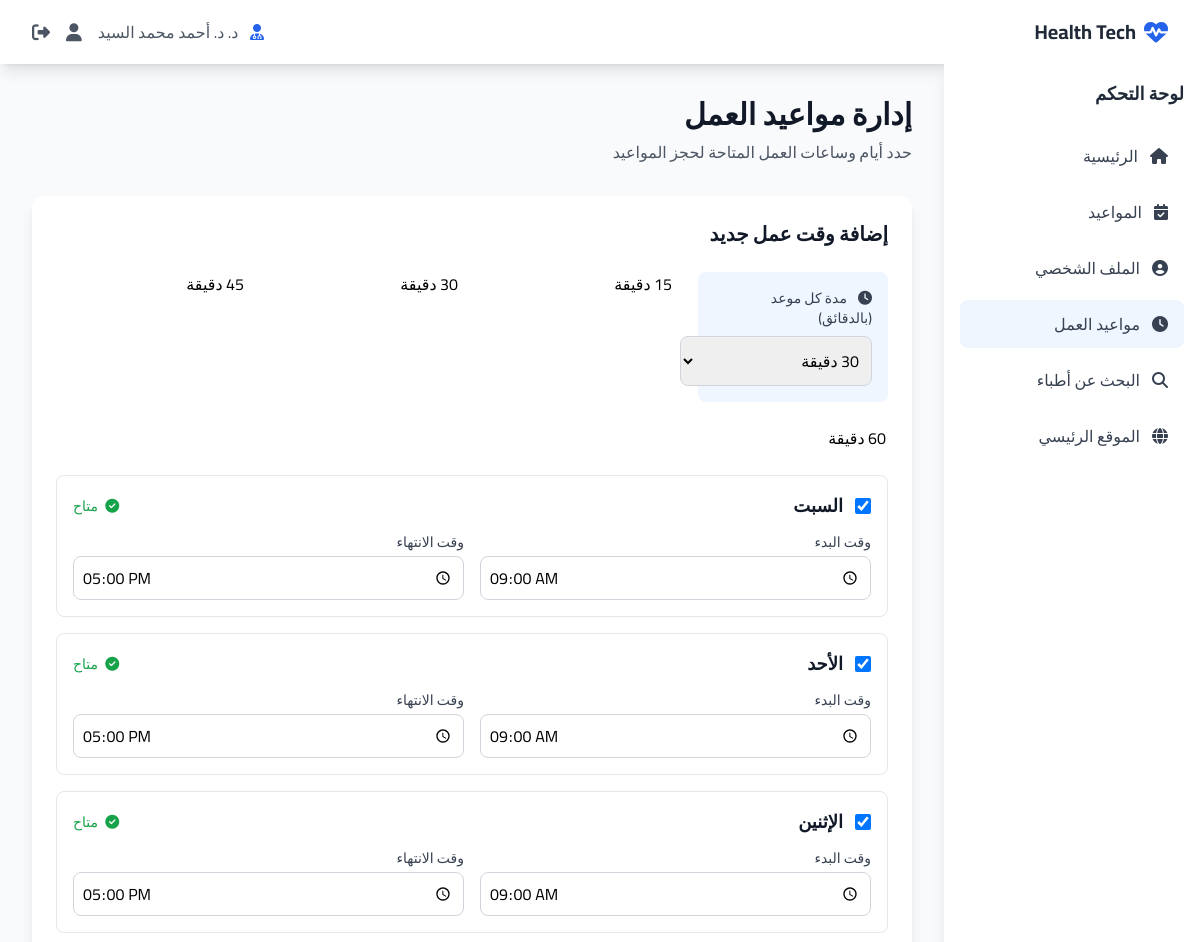
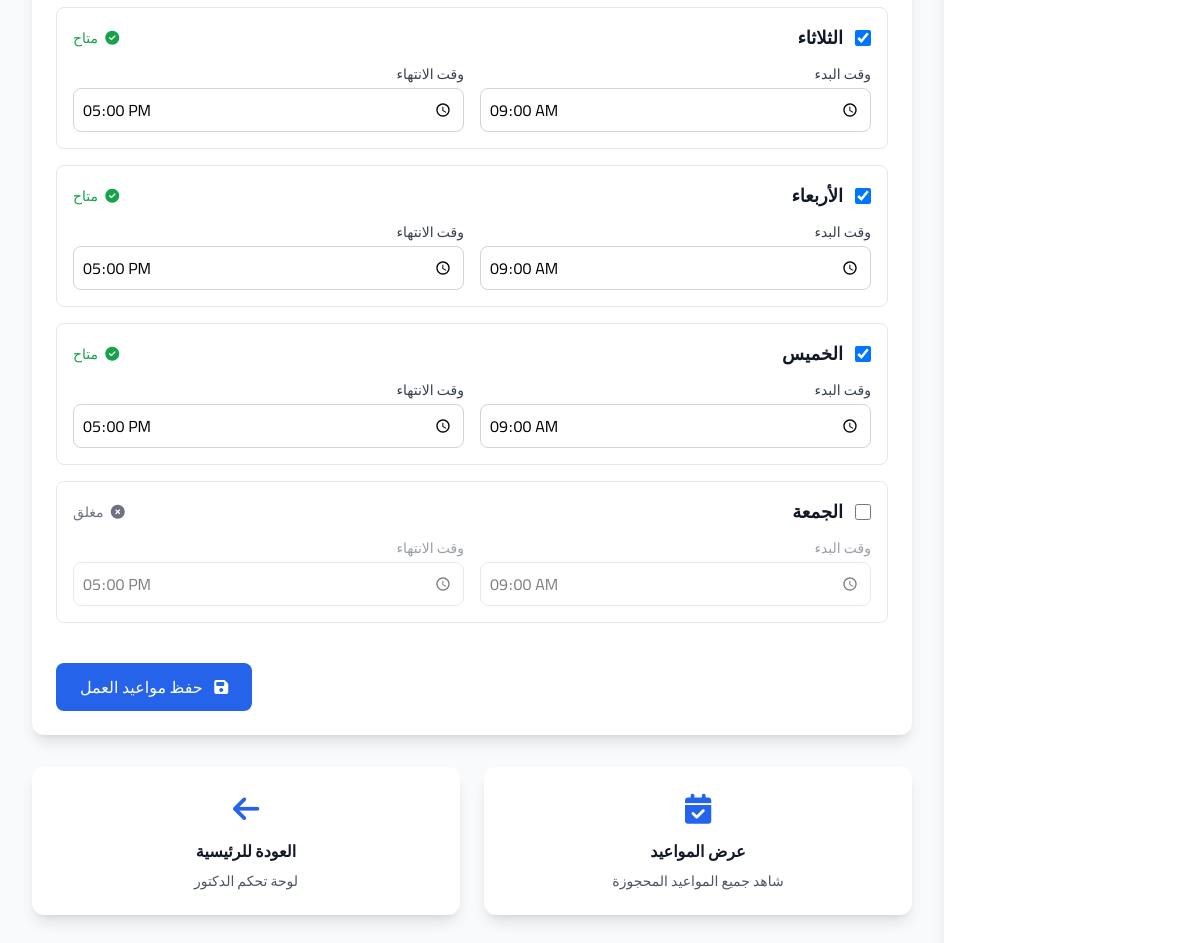
/doctor/availability.php (signed in), run on the app's committed database (2 pictures, top to bottom).
### tables this page shows
CREATE TABLE `doctor_availability` (
  `id` int(11) NOT NULL,
  `doctor_id` int(11) NOT NULL,
  `day_of_week` varchar(20) NOT NULL,
  `start_time` time NOT NULL,
  `end_time` time NOT NULL,
  `slot_duration` int(11) NOT NULL DEFAULT 30,
  `is_active` tinyint(1) DEFAULT 1,
  `created_at` timestamp NOT NULL DEFAULT current_timestamp(),
  `updated_at` timestamp NOT NULL DEFAULT current_timestamp() ON UPDATE current_timestamp()
);

### doctor/availability.php (the view, shortened to what this page needs)
<?php
$db = new Database();
$conn = $db->getConnection();
$doctor_id = $_SESSION['user_id'];
$doctor_name = $_SESSION['user_name'] ?? 'Doctor';
try {
    $conn->query("SELECT 1 FROM doctor_availability LIMIT 1");
    $table_exists = true;
} catch (PDOException $e) {
    $table_exists = false;
    $error = "جدول مواعيد العمل غير موجود. يرجى إنشاء الجدول أولاً.";
}
$availability_map = [];
if ($table_exists) {
    try {
        $stmt = $conn->prepare("SELECT * FROM doctor_availability WHERE doctor_id = ?");
        $stmt->execute([$doctor_id]);
        $availability = $stmt->fetchAll(PDO::FETCH_ASSOC);
        foreach ($availability as $avail) {
            $availability_map[$avail['day_of_week']] = $avail;
        }
    } catch (PDOException $e) {
        $availability_map = [];
    }
}
$default_slot_duration = 30;
if (!empty($availability)) {
    $default_slot_duration = $availability[0]['slot_duration'] ?? 30;
}
$days_arabic = [
    'saturday' => 'السبت',
    'sunday' => 'الأحد',
    'monday' => 'الإثنين',
    'tuesday' => 'الثلاثاء',
    'wednesday' => 'الأربعاء',
    'thursday' => 'الخميس',
    'friday' => 'الجمعة'
];
?>
<!DOCTYPE html>
<html lang="ar" dir="rtl">
<head>
    <script src="https://cdn.tailwindcss.com"></script>
    <link rel="stylesheet" href="https://cdnjs.cloudflare.com/ajax/libs/font-awesome/6.4.0/css/all.min.css">
</head>
<body class="bg-gray-50">
    <nav class="bg-white shadow-lg sticky top-0 z-50">
        <div class="max-w-7xl mx-auto px-4 sm:px-6 lg:px-8">
            <div class="flex justify-between h-16">
                <div class="flex items-center">
                    <a href="../index.php" class="flex items-center">
                        <i class="fas fa-heartbeat text-blue-600 text-2xl ml-2"></i>
                        <span class="text-xl font-bold text-gray-800">Health Tech</span>
                    </a>
                </div>
                <div class="flex items-center space-x-4 space-x-reverse">
                    <span class="text-gray-600">
                        <i class="fas fa-user-md text-blue-600 ml-2"></i>
                        د. <?php echo htmlspecialchars($doctor_name); ?>
                    </span>
                    <a href="../profile.php" class="text-gray-600 hover:text-blue-600 transition-colors">
                        <i class="fas fa-user text-lg"></i>
                    </a>
                    <a href="../logout.php" class="text-gray-600 hover:text-red-600 transition-colors">
                        <i class="fas fa-sign-out-alt text-lg"></i>
                    </a>
                </div>
            </div>
        </div>
    </nav>
    <div class="flex">
        <aside id="doctorSidebar" class="fixed inset-y-0 right-0 w-72 bg-white shadow-xl transform translate-x-full transition-transform duration-300 ease-in-out z-50 md:static md:translate-x-0 md:w-64 md:shadow-lg min-h-screen">
            <div class="p-4">
                <h3 class="text-lg font-bold text-gray-800 mb-6">لوحة التحكم</h3>
                <nav class="space-y-2">
                    <a href="index.php" class="flex items-center px-4 py-3 text-gray-700 rounded-lg hover:bg-gray-100 transition-colors">
                        <i class="fas fa-home ml-3"></i>
                        الرئيسية
                    </a>
                    <a href="appointments.php" class="flex items-center px-4 py-3 text-gray-700 rounded-lg hover:bg-gray-100 transition-colors">
                        <i class="fas fa-calendar-check ml-3"></i>
                        المواعيد
                    </a>
                    <a href="profile.php" class="flex items-center px-4 py-3 text-gray-700 rounded-lg hover:bg-gray-100 transition-colors">
                        <i class="fas fa-user-circle ml-3"></i>
                        الملف الشخصي
                    </a>
                    <a href="availability.php" class="flex items-center px-4 py-3 text-gray-700 bg-blue-50 rounded-lg hover:bg-blue-100 transition-colors">
                        <i class="fas fa-clock ml-3"></i>
                        مواعيد العمل
                    </a>
                    <a href="../search.php" class="flex items-center px-4 py-3 text-gray-700 rounded-lg hover:bg-gray-100 transition-colors">
                        <i class="fas fa-search ml-3"></i>
                        البحث عن أطباء
                    </a>
                    <a href="../index.php" class="flex items-center px-4 py-3 text-gray-700 rounded-lg hover:bg-gray-100 transition-colors">
                        <i class="fas fa-globe ml-3"></i>
                        الموقع الرئيسي
                    </a>
                </nav>
            </div>
        </aside>
        <main class="flex-1 p-4 sm:p-6 lg:p-8">
            <div class="mb-8">
                <h1 class="text-3xl font-bold text-gray-900">إدارة مواعيد العمل</h1>
                <p class="text-gray-600 mt-2">حدد أيام وساعات العمل المتاحة لحجز المواعيد</p>
            </div>
            <?php if (!$table_exists): ?>
                <div class="bg-yellow-50 border border-yellow-200 rounded-xl p-6 mb-8">
                    <h3 class="text-lg font-semibold text-yellow-900 mb-3">
                        <i class="fas fa-database ml-2"></i>
                        إعداد جدول مواعيد العمل
                    </h3>
                    <p class="text-yellow-800 mb-4">جدول مواعيد العمل غير موجود في قاعدة البيانات. يرجى إنشاؤه أولاً.</p>
                    <div class="flex flex-col sm:flex-row gap-3">
                        <a href="/App-Demo/create_availability_table.php" class="inline-flex items-center px-4 py-2 bg-yellow-600 text-white rounded-lg hover:bg-yellow-700 transition-colors">
                            <i class="fas fa-cog ml-2"></i>
                            إنشاء جدول مواعيد العمل
                        </a>
                        <a href="/App-Demo/SQL/doctor_availability.sql" class="inline-flex items-center px-4 py-2 bg-gray-600 text-white rounded-lg hover:bg-gray-700 transition-colors">
                            <i class="fas fa-download ml-2"></i>
                            تحميل ملف SQL
                        </a>
                    </div>
                </div>
            <?php else: ?>
                <div class="bg-white rounded-xl shadow-lg p-4 sm:p-6 mb-8">
                    <h2 class="text-xl font-bold text-gray-900 mb-6">إضافة وقت عمل جديد</h2>
                    <form method="POST" action="" class="space-y-6">
                        <div class="grid grid-cols-1 sm:grid-cols-2 lg:grid-cols-4 gap-4 sm:gap-6">
                            <div class="bg-blue-50 p-4 rounded-lg">
                                <label class="block text-sm font-medium text-gray-700 mb-2">
                                    <i class="fas fa-clock ml-2"></i>
                                    مدة كل موعد (بالدقائق)
                                </label>
                                <select name="slot_duration" class="w-full md:w-48 p-2 border border-gray-300 rounded-lg focus:ring-2 focus:ring-blue-500">
                                    <option value="30" <?php echo $default_slot_duration == 30 ? 'selected' : ''; ?>>30 دقيقة</option>
                                </select>
                            </div>
                                <option value="15" <?php echo $default_slot_duration == 15 ? 'selected' : ''; ?>>15 دقيقة</option>
                                <option value="30" <?php echo $default_slot_duration == 30 ? 'selected' : ''; ?>>30 دقيقة</option>
                                <option value="45" <?php echo $default_slot_duration == 45 ? 'selected' : ''; ?>>45 دقيقة</option>
                                <option value="60" <?php echo $default_slot_duration == 60 ? 'selected' : ''; ?>>60 دقيقة</option>
                        </div>
                        <div class="space-y-4">
                            <?php foreach ($days_arabic as $day_en => $day_ar): ?>
                                <?php
                                $avail = $availability_map[$day_en] ?? null;
                                $is_enabled = $avail ? true : false;
                                $start_time = $avail['start_time'] ?? '09:00';
                                $end_time = $avail['end_time'] ?? '17:00';
                                ?>
                                <div class="border border-gray-200 rounded-lg p-4 hover:bg-gray-50 transition-colors">
                                    <div class="flex items-center justify-between mb-3">
                                        <div class="flex items-center">
                                            <input type="checkbox"
                                                name="<?php echo $day_en; ?>_enabled"
                                                id="<?php echo $day_en; ?>_enabled"
                                                <?php echo $is_enabled ? 'checked' : ''; ?>
                                                class="w-4 h-4 text-blue-600 border-gray-300 rounded focus:ring-blue-500"
                                                onchange="toggleDay('<?php echo $day_en; ?>')">
                                            <label for="<?php echo $day_en; ?>_enabled" class="mr-3 text-lg font-semibold text-gray-900">
                                                <?php echo $day_ar; ?>
                                            </label>
                                        </div>
                                        <?php if ($is_enabled): ?>
                                            <span class="text-sm text-green-600 font-medium">
                                                <i class="fas fa-check-circle ml-1"></i>
                                                متاح
                                            </span>
                                        <?php else: ?>
                                            <span class="text-sm text-gray-500 font-medium">
                                                <i class="fas fa-times-circle ml-1"></i>
                                                مغلق
                                            </span>
                                        <?php endif; ?>
                                    </div>
                                    <div id="<?php echo $day_en; ?>_times" class="grid grid-cols-1 sm:grid-cols-2 gap-4 <?php echo $is_enabled ? '' : 'opacity-50 pointer-events-none'; ?>">
                                        <div>
                                            <label class="block text-sm font-medium text-gray-700 mb-1">وقت البدء</label>
                                            <input type="time"
                                                name="<?php echo $day_en; ?>_start"
                                                value="<?php echo $start_time; ?>"
                                                class="w-full p-2 border border-gray-300 rounded-lg focus:ring-2 focus:ring-blue-500">
                                        </div>
                                        <div>
                                            <label class="block text-sm font-medium text-gray-700 mb-1">وقت الانتهاء</label>
                                            <input type="time"
                                                name="<?php echo $day_en; ?>_end"
                                                value="<?php echo $end_time; ?>"
                                                class="w-full p-2 border border-gray-300 rounded-lg focus:ring-2 focus:ring-blue-500">
                                        </div>
                                    </div>
                                </div>
                            <?php endforeach; ?>
                        </div>
                        <div class="flex justify-end pt-4">
                            <button type="submit" name="update_availability"
                                class="px-6 py-3 bg-blue-600 text-white font-medium rounded-lg hover:bg-blue-700 transition-colors">
                                <i class="fas fa-save ml-2"></i>
                                حفظ مواعيد العمل
                            </button>
                        </div>
                    </form>
                </div>
            <?php endif; ?>
            <div class="grid grid-cols-1 sm:grid-cols-2 gap-4 sm:gap-6 mt-6 sm:mt-8">
                <a href="/App-Demo/doctor/appointments.php" class="bg-white rounded-xl shadow-lg p-3 sm:p-6 hover:shadow-xl transition-shadow text-center">
                    <i class="fas fa-calendar-check text-blue-600 text-2xl sm:text-3xl mb-2 sm:mb-3"></i>
                    <h3 class="font-semibold text-gray-900 text-sm sm:text-base">عرض المواعيد</h3>
                    <p class="text-gray-600 text-xs sm:text-sm mt-1 sm:mt-2">شاهد جميع المواعيد المحجوزة</p>
                </a>
                <a href="/App-Demo/doctor/index.php" class="bg-white rounded-xl shadow-lg p-3 sm:p-6 hover:shadow-xl transition-shadow text-center">
                    <i class="fas fa-arrow-left text-blue-600 text-2xl sm:text-3xl mb-2 sm:mb-3"></i>
                    <h3 class="font-semibold text-gray-900 text-sm sm:text-base">العودة للرئيسية</h3>
                    <p class="text-gray-600 text-xs sm:text-sm mt-1 sm:mt-2">لوحة تحكم الدكتور</p>
                </a>
            </div>
        </main>
    </div>
    </body>
</html>

### doctor/availability.php (style rules this page uses)
body { font-family: 'Cairo', sans-serif; }

### data on the page
doctor_availability: slot_duration "30 دقيقة", start_time "09:00:00", end_time "17:00:00"
doctor_availability: start_time "09:00:00", end_time "17:00:00"
doctor_availability: start_time "09:00:00", end_time "17:00:00"
doctor_availability: start_time "09:00:00", end_time "17:00:00"
doctor_availability: start_time "09:00:00", end_time "17:00:00"
doctor_availability: start_time "09:00:00", end_time "17:00:00"

### other printed values
$doctor_name "د. أحمد محمد السيد"
$day_ar "السبت"
$day_ar "الأحد"
$day_ar "الإثنين"
$day_ar "الثلاثاء"
$day_ar "الأربعاء"
$day_ar "الخميس"
$day_ar "الجمعة"
